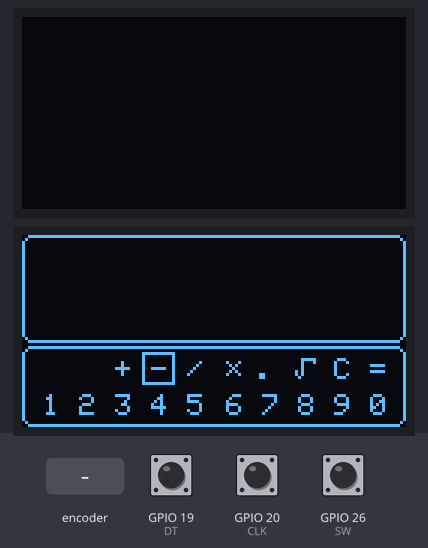
A sketch run on a simulated ESP32. Parts: 2 × 128×64 one-colour display. Inputs (shaded band) come from the test bench; at power-on: GPIO 19 (DT) HIGH, GPIO 20 (CLK) HIGH, GPIO 26 (SW) HIGH.

Above: at 1.3 s.
1.4 s: rotary encoder on GPIO 20 (CLK) / GPIO 19 (DT) turned 3 steps (first pin leading)
At 2.5 s:
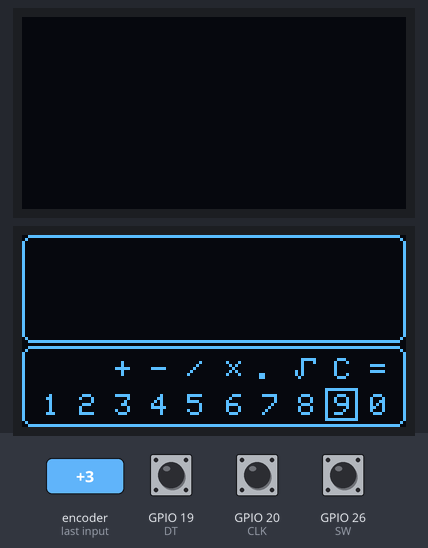
5.1 s: rotary encoder on GPIO 20 (CLK) / GPIO 19 (DT) turned 1 step (first pin leading)
At 6.2 s:
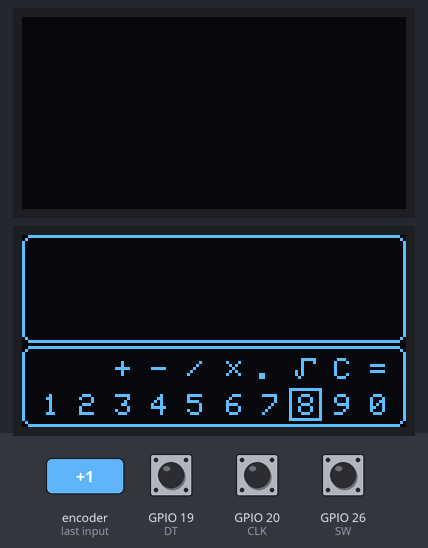
Timing chart, 0 to 8.1 s (numbered marks = the images above; inputs shaded):
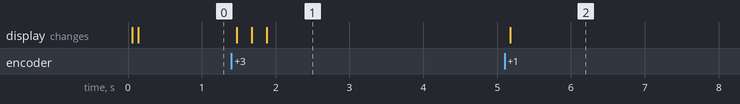

Measured:
- after the input at 1.4 s, the display: first changes after 0.08 s (image 1 shows a later state)
- after the input at 5.1 s, the display: changes after 0.08 s (image 2)

The sketch:

code28-calculator.ino
```cpp
//------libraries------
#include <SPI.h>
#include <Wire.h>
#include <Adafruit_GFX.h>
#include <Adafruit_SSD1306.h>
#include "images.h"
#include <virtuabotixRTC.h>
#include <Time.h>
#include "time.h"
#include "WiFi.h"
#include <dht11.h>
#include <Preferences.h>

//------define------
#define CLK 20
#define DT 19
#define SW 26
#define BT1 48
#define BT2 47
#define BT3 33
#define DHT11PIN 6
Adafruit_SSD1306 display1(128, 64, &Wire, 21, 500000UL);
Adafruit_SSD1306 display2(128, 64, &Wire1, -1, 400000UL);
//encoder and buttons
int current_screen = 0, currentStateCLK, lastStateCLK, first = 0, setting = 0, settings = 0, settings1 = 0, settings_time, bezelPos = 0, lastEstate, btnStateE, time_chosed_btn;
unsigned long lastButtonPress = 0;


//calculator
int calcPos = 0;
char operators[][2] = {{"+"}, {"-"}, {"/"}, {"*"}, {"."}, {"R"}, {"C"}, {"="}, {"1"}, {"2"}, {"3"}, {"4"}, {"5"}, {"6"}, {"7"}, {"8"}, {"9"}, {"0"}};
String operation = "";

void setup() {
  Serial.begin(9600);

  //------PINMODES------
  pinMode(CLK,INPUT);
	pinMode(DT,INPUT);
	pinMode(SW, INPUT_PULLUP);
  pinMode(BT1, INPUT_PULLUP);
  pinMode(BT2, INPUT_PULLUP);
  pinMode(BT3, INPUT_PULLUP);

  //------DISPLAY'S SETUP-------
  //built-in display
  Wire.begin(17,18);
  display1.begin(SSD1306_SWITCHCAPVCC, 0x3C);
  display1.clearDisplay();
  display1.display();

  //second display
  Wire1.begin(41,42);
  display2.begin(SSD1306_SWITCHCAPVCC, 0x3D);
  display2.clearDisplay();
  display2.display();

  display2.setTextSize(1);
  display2.setTextColor(WHITE);
  display2.setCursor(0, 0);
}

void loop(){
  calculator();
}

void calculator(){
  display2.clearDisplay();
  display2.drawBitmap(0, 0, (const unsigned char *)calcBG, 128, 64, WHITE);


  currentStateCLK = digitalRead(CLK);
  if (currentStateCLK != lastStateCLK  && currentStateCLK == 1){
		if (digitalRead(DT) != currentStateCLK) {
      calcPos--;
      if(calcPos < 0) calcPos = 17;
    }
    else {
      calcPos++;
      if(calcPos > 17) calcPos = 0;
    }
    display2.clearDisplay();
    display2.drawBitmap(0, 0, (const unsigned char *)calcBG, 128, 64, WHITE);
    switch(calcPos){
      case 0:
        display2.drawRect(28, 39, 11, 11, WHITE);
        break;
      case 1:
        display2.drawRect(40, 39, 11, 11, WHITE);
        break;
      case 2:
        display2.drawRect(52, 39, 11, 11, WHITE);
        break;
      case 3:
        display2.drawRect(65, 39, 11, 11, WHITE);
        break;
      case 4:
        display2.drawRect(77, 39, 11, 11, WHITE);
        break;
      case 5:
        display2.drawRect(89, 39, 11, 11, WHITE);
        break;
      case 6:
        display2.drawRect(101, 39, 11, 11, WHITE);
        break;
      case 7:
        display2.drawRect(113, 39, 11, 11, WHITE);
        break;
      case 8:
        display2.drawRect(4, 51, 11, 11, WHITE);
        break;
      case 9:
        display2.drawRect(16, 51, 11, 11, WHITE);
        break;
      case 10:
        display2.drawRect(28, 51, 11, 11, WHITE);
        break;
      case 11:
        display2.drawRect(40, 51, 11, 11, WHITE);
        break;
      case 12:
        display2.drawRect(52, 51, 11, 11, WHITE);
        break;
      case 13:
        display2.drawRect(65, 51, 11, 11, WHITE);
        break;
      case 14:
        display2.drawRect(77, 51, 11, 11, WHITE);
        break;
      case 15:
        display2.drawRect(89, 51, 11, 11, WHITE);
        break;
      case 16:
        display2.drawRect(101, 51, 11, 11, WHITE);
        break;
      case 17:
        display2.drawRect(113, 51, 11, 11, WHITE);
        break;
    }
    display2.display();
  }
  lastStateCLK = currentStateCLK;
  delay(1);

  if(digitalRead(SW) == LOW){
    if (millis() - lastButtonPress > 50){
      Serial.println(operators[calcPos]);
    }
    lastButtonPress = millis();
  }
}
```

Source omitted: images.h (data table, 151020 bytes)
